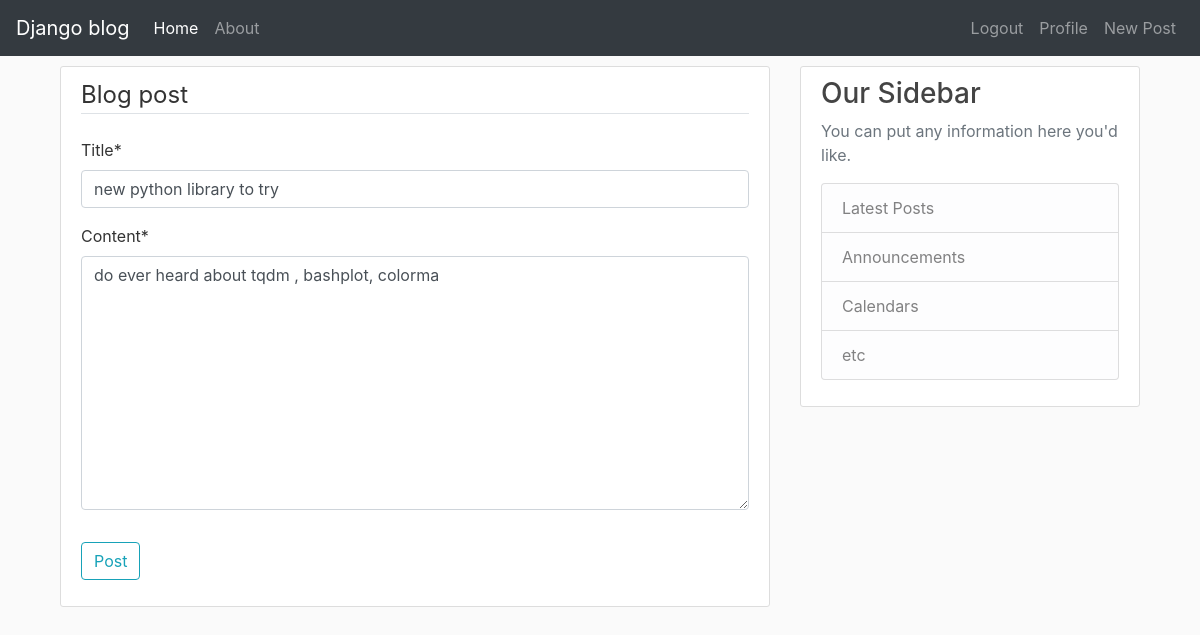
Screenshot of /post/35/update/ (signed in) with the database file from the repository.
### blog/models.py (models this page shows, shortened)
class Post(models.Model):
    title=models.CharField(max_length=100)
    content = models.TextField()
    date_posted = models.DateTimeField(default=timezone.now)
    author = models.ForeignKey(User, on_delete=models.CASCADE)

### blog/views.py (the view, shortened to what this page needs)
# urls.py: path('post/<int:pk>/update/', PostUpdateView.as_view(), name='post-update'),
class PostUpdateView(LoginRequiredMixin,UserPassesTestMixin,UpdateView):
    model = Post
    fields = ['title','content']
    def test_func(self):
        post = self.get_object()
        if post.author == self.request.user:
            return True
        return False

### blog/templates/blog/post_form.html (shortened to what this page needs)
{% extends "blog/base.html" %}
{% load crispy_forms_tags %}
{% block content %}
    <div class="content-section">
        <form method="POST">
            <fieldset class="form-group">
                <legend class="border-bottom mb-4">Blog post</legend>
                {{ form|crispy }}
            </fieldset>
            <div class="form-group">
                <button class="btn btn-outline-info" type="submit">Post</button>
            </div>
        </form>
    </div>
{% endblock content %}

### blog/static/blog/css/main.css (style rules this page uses)
body { background: #fafafa; color: #333333; }
.content-section { background: #ffffff; padding: 10px 20px; border: 1px solid #dddddd; border-radius: 3px; margin-bottom: 20px; }

### rows the page displays
Post: title "new python library to try", content "do ever heard about tqdm , bashplot, colorma"
